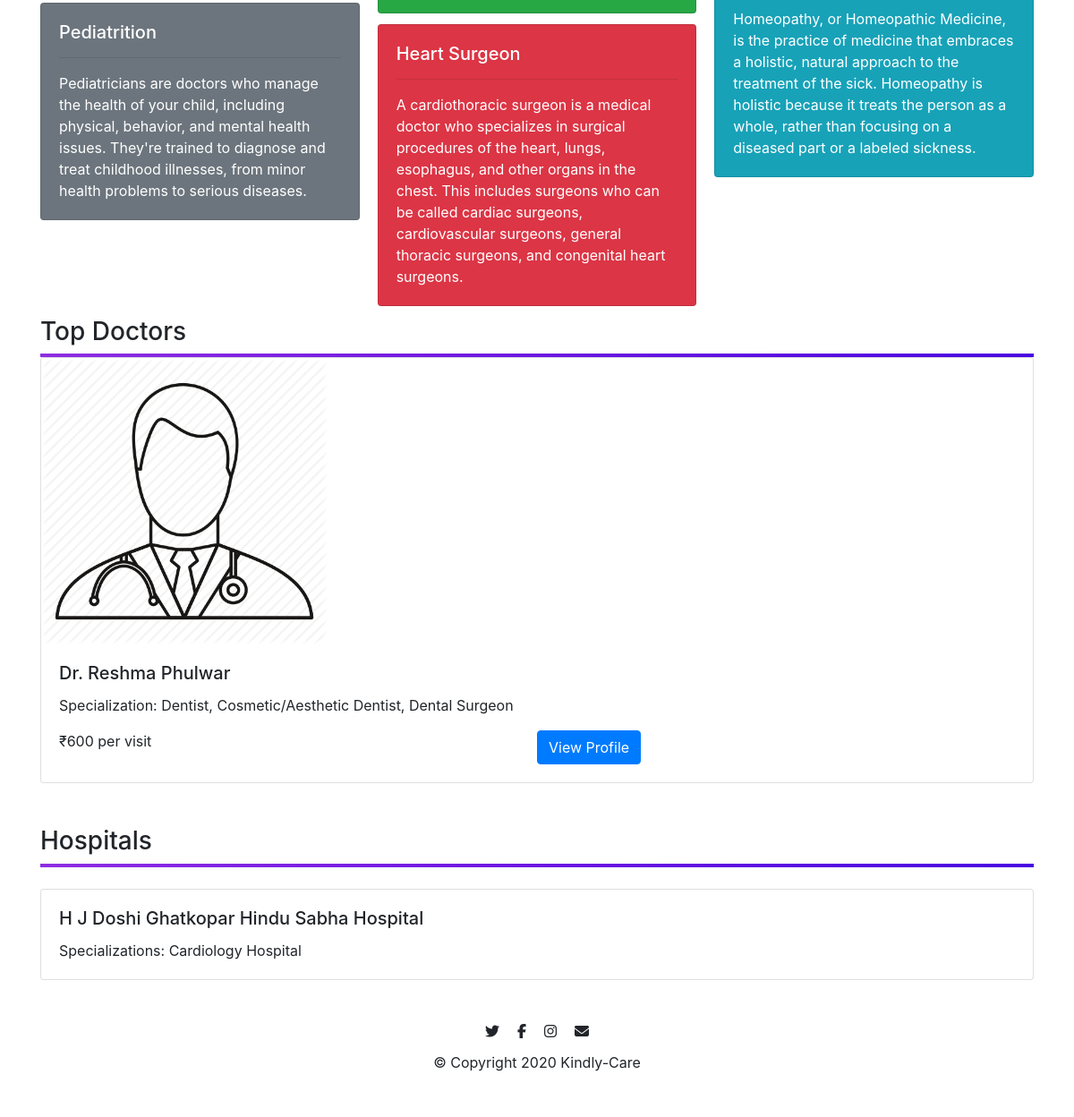
Before: / (lower part) with the older database file.
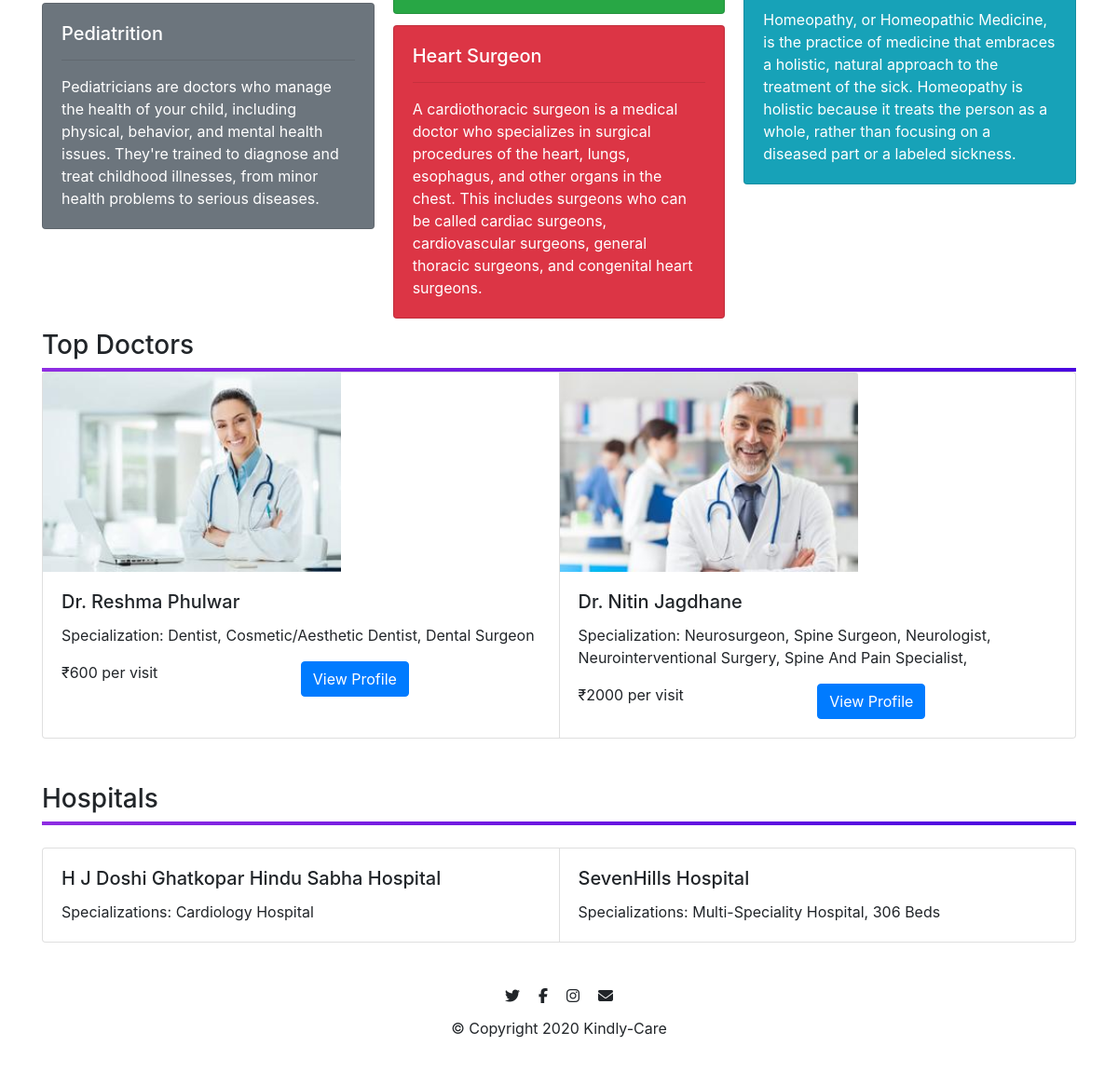
After: the same page with the newer database file.
### kindlycare/models.py (models this page shows, shortened)
class Doctors(db.Model, UserMixin):
    __tablename__ = 'doctors'
    id = db.Column(db.Integer,primary_key = True)
    name = db.Column(db.String(20),nullable = False)
    password = db.Column(db.String(20))
    email = db.Column(db.String(64),unique = True,index = True)
    qualification = db.Column(db.String(50),nullable = False)
    specialization = db.Column(db.String(140))
    consultation_fees = db.Column(db.Integer, nullable = False)
    profile_image = db.Column(db.String(64),default = 'default_image.jpg')
    experience = db.Column(db.Text,nullable = False)
    contact_number = db.Column(db.String(10),nullable = False)
    description = db.Column(db.Text,nullable = False)
    address_line_1 = db.Column(db.Text,nullable = False,default='India')
    address_line_2 = db.Column(db.Text,nullable = False,default='India')
    address_line_3 = db.Column(db.Text,nullable = False,default='India')
    reviews = db.relationship('Reviews',backref='doctor')
    slots = db.relationship('Slots',backref='doctor')
    appointments = db.relationship('Appointments',backref='doctor')
    hospitals_name = db.relationship('Hospitals',secondary=relate, backref = db.backref('doctor', lazy = True))

class Hospitals(db.Model):
    __tablename__ = 'hospital'
    id = db.Column(db.Integer,primary_key=True)
    name = db.Column(db.String(100),nullable=False)
    speciality = db.Column(db.String(50),nullable=False)
    description = db.Column(db.Text,nullable=False)
    contact_no = db. Column(db.Integer,nullable=False)
    address = db.Column(db.Text,nullable=False)
    start_time = db.Column(db.Time,nullable=False)
    end_time = db.Column(db.Time,nullable=False)
    days = db.Column(db.PickleType,nullable=False)
    doctors_name = db.relationship('Doctors',secondary=relate, backref = db.backref('hospital', lazy = True))
    feedbacks = db.relationship('Feedback',backref='hospital')

### kindlycare/core/views.py (the view)
@core.route('/', methods=['GET', 'POST'])
def home():
    if request.method == 'POST':
        opt = request.form.get('options')
        return redirect(url_for('core.filter', opt=opt))
    docs = []
    hosps = []
    hosps = Hospitals.query.limit(6).all()
    den_flag = 0
    ped_flag = 0
    gen_phy_flag = 0
    heart_flag = 0
    homeo_flag = 0
    neuro_flag = 0
    for doc in Doctors.query.all():
        if 'dentist' in doc.specialization.lower() and den_flag == 0:
            docs.append(doc)
            den_flag = 1
        if 'pediatrition' in doc.specialization.lower() and ped_flag == 0:
            docs.append(doc)
            ped_flag = 1
        if 'general physician' in doc.specialization.lower() and gen_phy_flag == 0:
            docs.append(doc)
            ped_flag = 1
        if 'homeopath' in doc.specialization.lower() and homeo_flag == 0:
            docs.append(doc)
            ped_flag = 1
        if 'neurologist' in doc.specialization.lower() and neuro_flag == 0:
            docs.append(doc)
            ped_flag = 1
        if 'heart' in doc.specialization.lower() and heart_flag == 0:
            docs.append(doc)
            ped_flag = 1
    return render_template('index.html', docs=docs, hosps=hosps)

### kindlycare/templates/index.html (shortened to what this page needs)
{% extends 'base.html' %}
{% block content %}
<div>
    <br>
    <br>
    <br>
    <div style="background-image: linear-gradient(to right,#8E2DE2,#4A00E0);width: 100%;height: 4px;"></div><br>
    <div class="card-columns">
        <div class="card text-white bg-secondary">
            <div class="card-body">
                <h5 class="card-title">Pediatrition</h5>
                <hr>
                <p class="card-text">Pediatricians are doctors who manage the health of your child, including physical,
                    behavior, and mental health issues. They're trained to diagnose and treat childhood illnesses, from
                    minor health problems to serious diseases.</p>
            </div>
        </div>
        <div class="card text-white bg-success">
            <div class="card-body">
            </div>
        </div>
        <div class="card text-white bg-danger">
            <div class="card-body">
                <h5 class="card-title">Heart Surgeon</h5>
                <hr>
                <p class="card-text">A cardiothoracic surgeon is a medical doctor who specializes in surgical procedures
                    of the heart, lungs, esophagus, and other organs in the chest. This includes surgeons who can be
                    called cardiac surgeons, cardiovascular surgeons, general thoracic surgeons, and congenital heart
                    surgeons.</p>
            </div>
        </div>
        <div class="card text-white bg-info">
            <div class="card-body">
                <p class="card-text">Homeopathy, or Homeopathic Medicine, is the practice of medicine that embraces a
                    holistic, natural approach to the treatment of the sick. Homeopathy is holistic because it treats
                    the person as a whole, rather than focusing on a diseased part or a labeled sickness.</p>
            </div>
        </div>
    </div>
    <h3>Top Doctors</h3>
    <div style="background-image: linear-gradient(to right,#8E2DE2,#4A00E0);width: 100%;height: 4px;"></div>
    {% if docs %}
    <div class="card-group">
        {%for doc in docs%}
        <div class="card" style="width: 20rem;">
            <img class="card-img-top" src="{{url_for('static',filename='profile_pics/'+doc.profile_image)}}"
                style="width:20rem;" alt="Card image cap">
            <div class="card-body">
                <h5 class="card-title">Dr. {{doc.name}}</h5>
                <p class="card-text">Specialization: {{doc.specialization}}</p>
                <div class="row no-gutters">
                    <div class="col-md-6">
                        <p class="card-text">₹{{doc.consultation_fees}} per visit</p>
                    </div>
                    <div class="col-md-6">
                        <a href="{{url_for('doctors.viewDoctor',doctor_id=doc.id)}}" class="btn btn-primary">View Profile</a>
                    </div>
                </div>
            </div>
        </div>
        {%endfor%}
    </div>
    {% endif %}
    <br>
    <br>
    <h3>Hospitals</h3>
    <div style="background-image: linear-gradient(to right,#8E2DE2,#4A00E0);width: 100%;height: 4px;"></div>
    <br>
    <div class="card-group">
        {%for h in hosps%}
        <div class="card">
            <div class="card-body">
                <h5 class="card-title">{{h.name}}</h5>
                <p class="card-text">Specializations: {{h.speciality}}</p>
            </div>
        </div>
        {%endfor%}
    </div>
</div>
<footer id="footer" style="text-align: center; background-color: #fff; padding: 3% 15%;">
    <i class="fab fa-twitter footer-icon" style="padding: 2% 1%;"></i>
    <i class="fab fa-facebook-f footer-icon" style="padding: 2% 1%;"></i>
    <i class="fab fa-instagram footer-icon" style="padding: 2% 1%;"></i>
    <i class="fas fa-envelope footer-icon" style="padding: 2% 1%;"></i>
    <p>© Copyright 2020 Kindly-Care</p>
</footer>
{% endblock %}

Changed rows visible on the page:
changed Doctors "Reshma Phulwar": profile_image: picture added in place of a placeholder
added Doctors: profile_image (picture), name "Nitin Jagdhane", specialization "Neurosurgeon, Spine Surgeon, Neurologist, Neurointerventional Surgery, Spine And Pain Specialist,", consultation_fees "2000"
added Hospitals: name "SevenHills Hospital", speciality "Multi-Speciality Hospital, 306 Beds"
